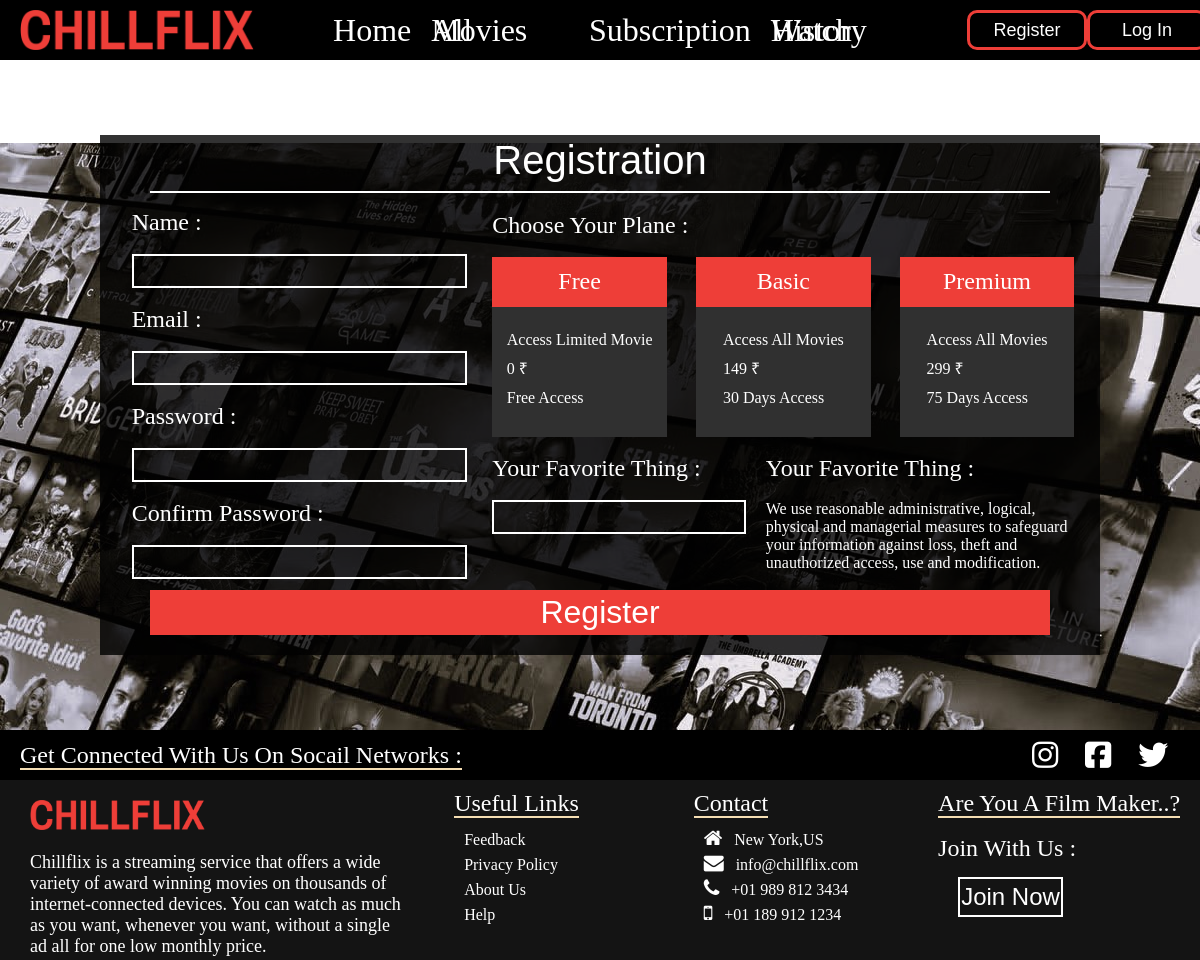
/registration.php, run on the app's committed database.
### tables this page shows
CREATE TABLE IF NOT EXISTS `packages` (
  `ptype` varchar(10) NOT NULL,
  `desc` varchar(20) NOT NULL,
  `price` varchar(20) NOT NULL,
  `days` varchar(20) NOT NULL,
  PRIMARY KEY (`ptype`)
);

### registration.php (the view, shortened to what this page needs)
<?php
    include('Header.php');
    $con = mysqli_connect("localhost","root","","chillflix");
    $pack = "SELECT * FROM packages";
    $res = mysqli_query($con, $pack);
?>
<!DOCTYPE html>
<html lang="en">
<head>
    <link rel="stylesheet" href="registration.css">
</head>
<body>
    <div class="player-main">
        <div class="player-container">
            <div class="player-form">
                <div class="player-head">
                    <div class="player-head-label">
                        <label>Registration</label>
                    </div>
                </div>
                <form action="" method="post" onSubmit = "return checkPassword(this)">
                <div class="player-box">
                    <div class="box-form1">
                        <div class="box-first">
                            <div class="box-reg">
                                    <label class="reg-label">Name : </label><br>
                                    <input type="text" class="reg-input" name="nm" id="" required><br>
                                    <label class="reg-label">Email : </label><br>
                                    <input type="email" class="reg-input" name="email" id="" required><br>
                                    <label class="reg-label">Password : </label><br>
                                    <input type="password" class="reg-input" name="pwd" id="pwd" required><br>
                                    <label class="reg-label">Confirm Password : </label><br>
                                    <input type="password" class="reg-input" name="cpwd" id="cpwd" required>
                            </div>
                        </div>
                        <div class="box-second">
                            <div class="box-packeage">
                                <label class="reg-label">Choose Your Plane : </label>
                                <br><br>
                                <div class="reg-packages">
                                <?php
                                    while($row = mysqli_fetch_assoc($res))
                                    {
                                ?>
                                    <div class="reg-packs">
                                        <div class="pack-head">
                                            <label class="reg-label"><?php echo $row["ptype"]; ?></label>
                                        </div>
                                        <br>
                                        <div class="pack-desc">
                                            <ul>
                                                <li><?php echo $row["desc"]; ?></li>
                                                <li><?php echo $row["price"]; ?> ₹</li>
                                                <li><?php echo $row["days"]; ?> Access</li>
                                            </ul>
                                        </div>
                                        <br>
                                        <div class="pack-btn">
                                            <input type="radio" class="pack-btn-radio" value="<?php echo $row["price"]; ?>" name="pack" id="" required>
                                        </div>
                                    </div>
                                <?php
                                    }
                                ?>
                                </div>
                                <br>
                                <div class="reg-privacy">
                                    <div class="pri-first">
                                        <label class="reg-label">Your Favorite Thing : </label><br><br>
                                        <input type="text" class="reg-input2" name="fav" id="" required>
                                    </div>
                                    <div class="pri-temp">&nbsp;</div>
                                    <div class="pri-sec">
                                        <label class="reg-label">Your Favorite Thing : </label><br><br>
                                        <p>We use reasonable administrative, logical, physical and managerial measures to safeguard your information against loss, theft and unauthorized access, use and modification.</p>
                                    </div>
                                </div>
                            </div>
                        </div>
                    </div>
                </div>
                <div class="player-buttons">
                    <div class="player-button">
                        <button type="submit" name="submit" class="player-submit">Register</button>
                    </div>
                </div>
                </form>
            </div>
        </div>
    </div>
</body>
</html>
<?php
    include('footer.php');
?>

### Header.css (style rules this page uses)
* { margin: 0; padding : 0; }

### registration.css (style rules this page uses)
* { padding: 0; margin: 0; }
body { background-image: url("Files\\Logo\\background.jpg"); background-position: center; background-size: 100%; background-repeat: no-repeat; }
.player-container { display: flex; justify-content: center; align-items: center; width: 100%; height: 83.8vh; }
.player-form { background: rgba(2, 2, 2, 0.806); width: 1000px; height: 520px; }
.player-head { display: flex; justify-content: center; align-items: center; }
.player-head-label { padding-bottom: 6px; font-family:Verdana, Geneva, Tahoma, sans-serif; display: flex; justify-content: center; align-items: center; width: 90%; font-size: 2.5rem; border-bottom: 2px solid white; height: 50px; color: white; }
.player-box { height: 380px; margin-top: 9px; }
.player-buttons { display: flex; justify-content: center; align-items: center; margin-top: 10px; height: 40px; }
.player-button { display: flex; justify-content: center; align-items: center; }
.player-submit { border: none; cursor: pointer; color: white; background: #ee3e38; font-size: 2rem; height: 45px; width: 900px; transition: 0.5s ease; }
.box-form1 { height: 100%; display: flex; justify-content: space-evenly; }
.box-first { display: flex; justify-content: center; align-items: center; width: 35%; }
.box-second { display: flex; justify-content: center; align-items: center; width: 60%; }
.box-reg { width: 97%; height: 98%; display: grid; padding-top: 32px; padding-left: 15px; line-height: 1px; }
.box-packeage { width: 97%; height: 95%; }
.reg-label { font-size: x-large; color: white; }
.reg-input { background: transparent; border: 2px solid white; height: 30px; color: #ee3e20; font-size: x-large; }
.reg-packs { height: 180px; width: 30%; background-color: #303030; }
.reg-packages { display: flex; justify-content: space-between; }
.pack-head { height: 50px; background-color: #ee3e38; display: flex; align-items: center; justify-content: center; }
.pack-desc { display: flex; justify-content: center; }
.pack-desc ul { color: white; list-style-type: none; line-height: 29px; }
.pack-btn { display: flex; justify-content: center; }
.pack-btn-radio { top:50%; left: 50%; transform: translate(0%, -97%); -webkit-appearance: none; padding: 5.5rem; transition: 0.3s ease; }
.reg-privacy { display: flex; justify-content: space-around; color: white; }
.reg-input2 { background: transparent; border: 2px solid white; height: 30px; width: 250px; color: #ee3e20; font-size: x-large; }
.pri-temp { width: 70px; }

### footer.css (style rules this page uses)
* { padding: 0; margin: 0; }

### data on the page
packages: ptype "Free", desc "Access Limited Movie", price "0", days "Free"
packages: ptype "Basic", desc "Access All Movies", price "149", days "30 Days"
packages: ptype "Premium", desc "Access All Movies", price "299", days "75 Days"
